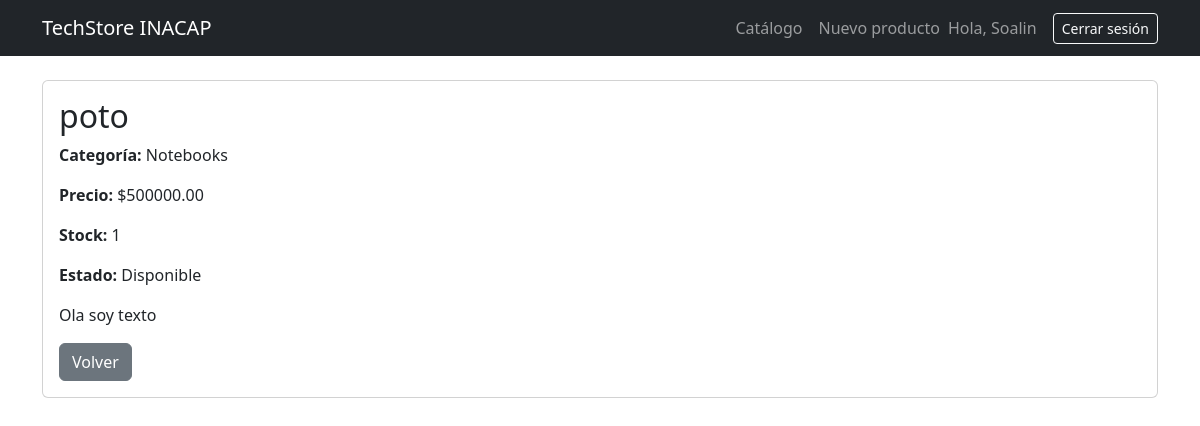
The app's page /producto/3/ (signed in) with its own data.
### catalogo/models.py (models this page shows, shortened)
class Producto(models.Model):
    CATEGORIAS = [
        ('consolas', 'Consolas'),
        ('notebooks', 'Notebooks'),
        ('componentes', 'Componentes'),
        ('perifericos', 'Periféricos'),
    ]
    nombre = models.CharField(max_length=100)
    categoria = models.CharField(max_length=20, choices= CATEGORIAS)
    precio = models.DecimalField(max_digits=10, decimal_places=2)
    stock = models.IntegerField(default=0)
    descripcion = models.TextField()
    disponible = models.BooleanField(default=True)

### catalogo/views.py (the view)
# urls.py: path('producto/<int:pk>/', views.detalle_producto, name='detalle_producto'),
def detalle_producto(request, pk):
    producto = get_object_or_404(Producto, pk=pk)
    return render(request, 'catalogo/detalle.html', {'producto': producto})

### catalogo/templates/catalogo/detalle.html
{% extends 'base.html' %}
{% block content %}
<div class="card">
  <div class="card-body">
    <h2>{{ producto.nombre }}</h2>
    <p><strong>Categoría:</strong> {{ producto.get_categoria_display }}</p>
    <p><strong>Precio:</strong> ${{ producto.precio }}</p>
    <p><strong>Stock:</strong> {{ producto.stock }}</p>
    <p><strong>Estado:</strong> {% if producto.disponible %}Disponible{% else %}Agotado{% endif %}</p>
    <p>{{ producto.descripcion|linebreaks }}</p>
    <a href="{% url 'catalogo' %}" class="btn btn-secondary">Volver</a>
  </div>
</div>
{% endblock %}

### catalogo/templates/base.html (shortened to what this page needs)
<!DOCTYPE html>
<html lang="es">
<head>
  <link href="https://cdn.jsdelivr.net/npm/bootstrap@5.3.3/dist/css/bootstrap.min.css" rel="stylesheet">
</head>
<body>
  <nav class="navbar navbar-expand-lg navbar-dark bg-dark mb-4">
    <div class="container">
      <a class="navbar-brand" href="{% url 'catalogo' %}">TechStore INACAP</a>
      <ul class="navbar-nav ms-auto align-items-center">
        <li class="nav-item"><a class="nav-link" href="{% url 'catalogo' %}">Catálogo</a></li>
        {% if user.is_authenticated %}
          <li class="nav-item"><a class="nav-link" href="{% url 'crear_producto' %}">Nuevo producto</a></li>
          <li class="nav-item"><span class="navbar-text me-3">Hola, {{ user.username }}</span></li>
          <li class="nav-item">
            <form method="post" action="{% url 'logout' %}">
              <button type="submit" class="btn btn-outline-light btn-sm">Cerrar sesión</button>
            </form>
          </li>
        {% else %}
          <li class="nav-item"><a class="nav-link" href="{% url 'login' %}">Iniciar sesión</a></li>
        {% endif %}
      </ul>
    </div>
  </nav>
  <div class="container">
    {% block content %}{% endblock %}
  </div>
</body>
</html>

### records on screen
Producto: nombre "poto", categoria "Notebooks", precio "500000.00", stock "1", descripcion "Ola soy texto"

### other values on screen
{{ user.username }} "Soalin"
